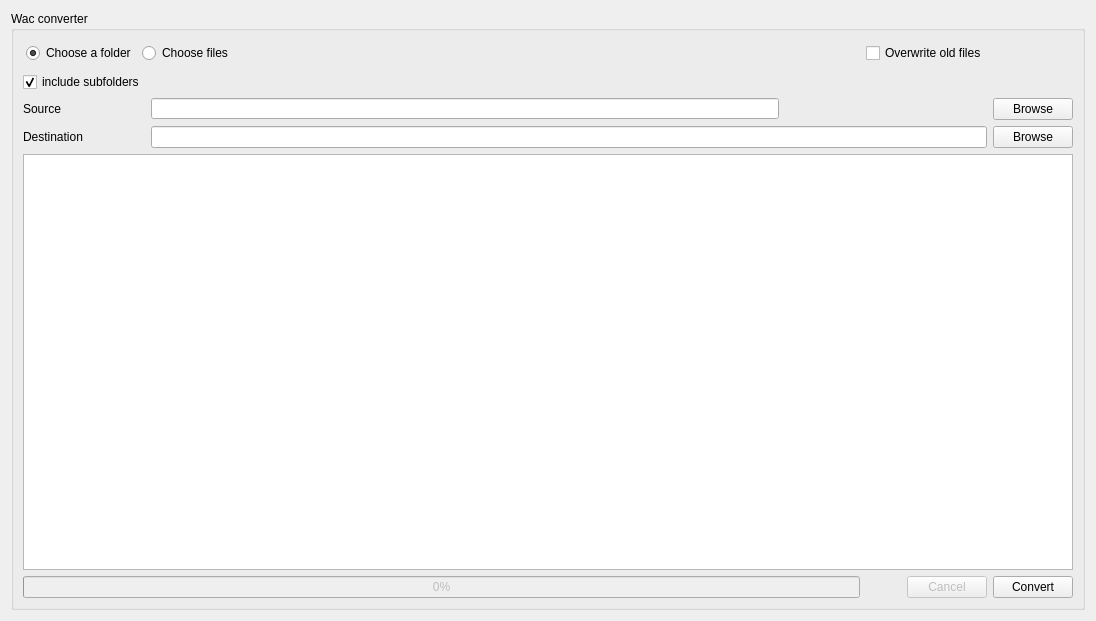
<?xml version="1.0" encoding="UTF-8"?>
<ui version="4.0">
 <class>Form</class>
 <widget class="QWidget" name="Form">
  <property name="geometry">
   <rect>
    <x>0</x>
    <y>0</y>
    <width>1096</width>
    <height>621</height>
   </rect>
  </property>
  <property name="windowTitle">
   <string>Form</string>
  </property>
  <layout class="QHBoxLayout" name="horizontalLayout_5">
   <item>
    <widget class="QGroupBox" name="groupBox">
     <property name="title">
      <string>Wac converter</string>
     </property>
     <layout class="QHBoxLayout" name="horizontalLayout_3">
      <item>
       <layout class="QGridLayout" name="gridLayout_2">
        <item row="5" column="0" colspan="2">
         <widget class="QProgressBar" name="progressBar_2">
          <property name="enabled">
           <bool>false</bool>
          </property>
          <property name="value">
           <number>0</number>
          </property>
         </widget>
        </item>
        <item row="2" column="0">
         <widget class="QLabel" name="sourceLabel_2">
          <property name="maximumSize">
           <size>
            <width>169</width>
            <height>16777215</height>
           </size>
          </property>
          <property name="text">
           <string>Source</string>
          </property>
         </widget>
        </item>
        <item row="3" column="0">
         <widget class="QLabel" name="destinationLabel_2">
          <property name="text">
           <string>Destination</string>
          </property>
         </widget>
        </item>
        <item row="4" column="0" colspan="4">
         <widget class="QTextEdit" name="logConsole_2"/>
        </item>
        <item row="2" column="3">
         <widget class="QPushButton" name="srcBrowseBtn_2">
          <property name="sizePolicy">
           <sizepolicy hsizetype="Maximum" vsizetype="Fixed">
            <horstretch>0</horstretch>
            <verstretch>0</verstretch>
           </sizepolicy>
          </property>
          <property name="text">
           <string>Browse</string>
          </property>
         </widget>
        </item>
        <item row="3" column="3">
         <widget class="QPushButton" name="destBrowseBtn_2">
          <property name="text">
           <string>Browse</string>
          </property>
         </widget>
        </item>
        <item row="0" column="2">
         <widget class="QCheckBox" name="overwrite_2">
          <property name="sizePolicy">
           <sizepolicy hsizetype="Maximum" vsizetype="Fixed">
            <horstretch>0</horstretch>
            <verstretch>0</verstretch>
           </sizepolicy>
          </property>
          <property name="text">
           <string>Overwrite old files</string>
          </property>
         </widget>
        </item>
        <item row="5" column="2" alignment="Qt::AlignRight">
         <widget class="QPushButton" name="cancelBtn_2">
          <property name="enabled">
           <bool>false</bool>
          </property>
          <property name="sizePolicy">
           <sizepolicy hsizetype="Maximum" vsizetype="Fixed">
            <horstretch>0</horstretch>
            <verstretch>0</verstretch>
           </sizepolicy>
          </property>
          <property name="layoutDirection">
           <enum>Qt::LeftToRight</enum>
          </property>
          <property name="text">
           <string>Cancel</string>
          </property>
         </widget>
        </item>
        <item row="0" column="0" colspan="2">
         <layout class="QHBoxLayout" name="horizontalLayout_4">
          <property name="sizeConstraint">
           <enum>QLayout::SetDefaultConstraint</enum>
          </property>
          <property name="leftMargin">
           <number>3</number>
          </property>
          <property name="topMargin">
           <number>3</number>
          </property>
          <property name="rightMargin">
           <number>3</number>
          </property>
          <property name="bottomMargin">
           <number>3</number>
          </property>
          <item>
           <widget class="QRadioButton" name="isFolder_2">
            <property name="sizePolicy">
             <sizepolicy hsizetype="Maximum" vsizetype="Preferred">
              <horstretch>0</horstretch>
              <verstretch>0</verstretch>
             </sizepolicy>
            </property>
            <property name="text">
             <string>Choose a folder</string>
            </property>
            <property name="checked">
             <bool>true</bool>
            </property>
           </widget>
          </item>
          <item>
           <widget class="QRadioButton" name="isFile_2">
            <property name="sizePolicy">
             <sizepolicy hsizetype="Preferred" vsizetype="Preferred">
              <horstretch>0</horstretch>
              <verstretch>0</verstretch>
             </sizepolicy>
            </property>
            <property name="minimumSize">
             <size>
              <width>0</width>
              <height>0</height>
             </size>
            </property>
            <property name="text">
             <string>Choose files</string>
            </property>
            <property name="checked">
             <bool>false</bool>
            </property>
           </widget>
          </item>
         </layout>
        </item>
        <item row="1" column="0">
         <widget class="QCheckBox" name="isRecursive_2">
          <property name="enabled">
           <bool>true</bool>
          </property>
          <property name="sizePolicy">
           <sizepolicy hsizetype="Maximum" vsizetype="Fixed">
            <horstretch>0</horstretch>
            <verstretch>0</verstretch>
           </sizepolicy>
          </property>
          <property name="text">
           <string>include subfolders</string>
          </property>
          <property name="checked">
           <bool>true</bool>
          </property>
         </widget>
        </item>
        <item row="5" column="3">
         <widget class="QPushButton" name="convertBtn_2">
          <property name="text">
           <string>Convert</string>
          </property>
         </widget>
        </item>
        <item row="3" column="1" colspan="2">
         <widget class="QLineEdit" name="destPathInput_2">
          <property name="sizePolicy">
           <sizepolicy hsizetype="MinimumExpanding" vsizetype="Fixed">
            <horstretch>0</horstretch>
            <verstretch>0</verstretch>
           </sizepolicy>
          </property>
         </widget>
        </item>
        <item row="2" column="1" colspan="2">
         <widget class="QLineEdit" name="srcPathInput_2">
          <property name="sizePolicy">
           <sizepolicy hsizetype="Preferred" vsizetype="Fixed">
            <horstretch>0</horstretch>
            <verstretch>0</verstretch>
           </sizepolicy>
          </property>
          <property name="maximumSize">
           <size>
            <width>628</width>
            <height>21</height>
           </size>
          </property>
         </widget>
        </item>
       </layout>
      </item>
     </layout>
    </widget>
   </item>
  </layout>
 </widget>
 <resources/>
 <connections/>
</ui>
